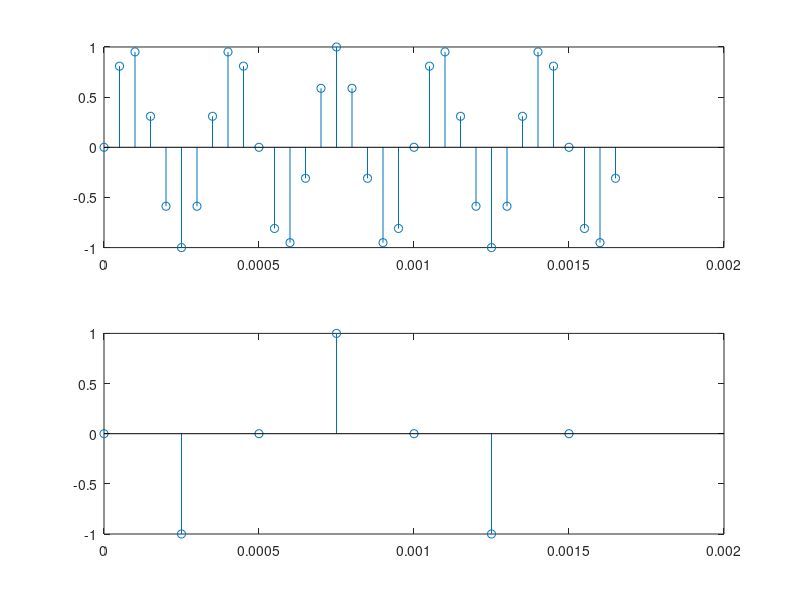

Write MATLAB code to recreate this figure.
f = 3000;
T = 1/f;
tmin = 0;
tmax = 5*T;
dt1 = 1/20000;
dt2 = 1/4000;
t1 = tmin:dt1:tmax;
t2 = tmin:dt2:tmax;
x1 = sin(2*pi*f*t1);
x2 = sin(2*pi*f*t2);
subplot(2,1,1)
stem(t1,x1);
subplot(2,1,2);
stem(t2,x2);